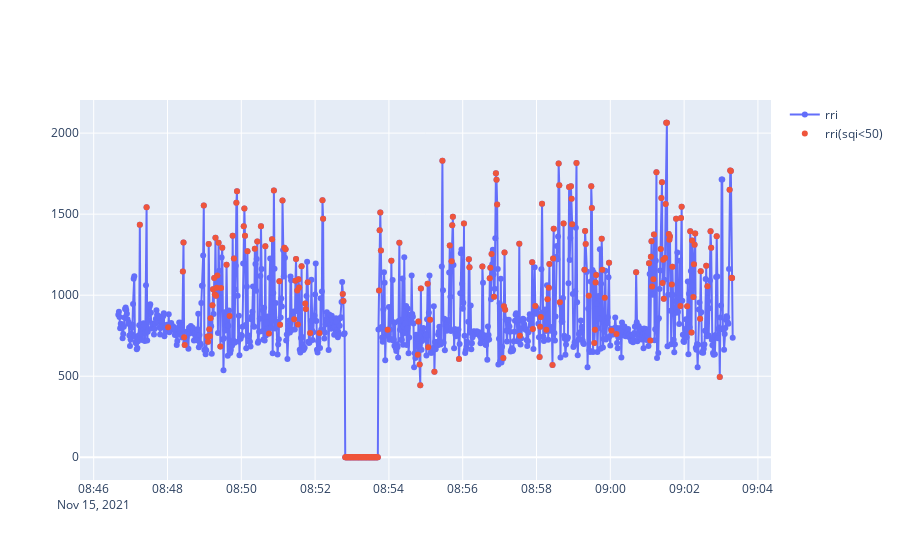

Source (notebook cell):
### Code cell
df_before_trans = timestamp_trans(df_before[10000:10000+1000])
fig = go.Figure()
fig.add_trace(go.Scatter(x=df_before_trans['time'], y=df_before_trans['rri'], 
                         mode='lines+markers', name='rri'))
fig.add_trace(go.Scatter(x=df_before_trans['time'].loc[df_before_trans['sqi'] < 50], 
                         y=df_before_trans['rri'].loc[df_before_trans['sqi'] < 50], 
                         mode='markers', name='rri(sqi<50)'))
fig.show()

### Figure 1 — Plotly figure (JSON) as saved in the notebook; plotly's stock layout.template omitted (floating-point values rounded to 4 significant figures; data arrays with more than 128 entries replaced by an {"elided": "..."} marker saying what was removed)
{"data": [{"mode": "lines+markers", "name": "rri", "type": "scatter", "x": {"elided": "1000 str values"}, "y": {"elided": "1000 int values"}}, {"mode": "markers", "name": "rri(sqi<50)", "type": "scatter", "x": {"elided": "246 str values"}, "y": {"elided": "246 int values"}}], "layout": {}}
